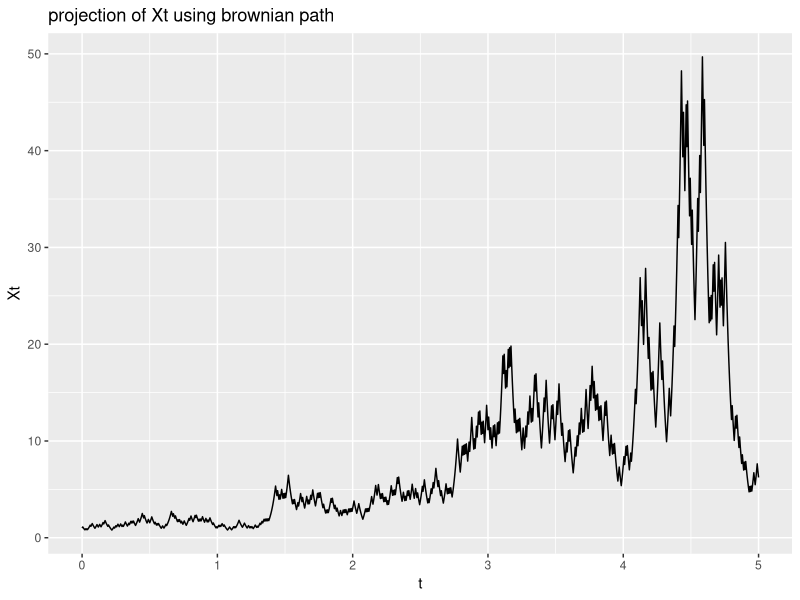
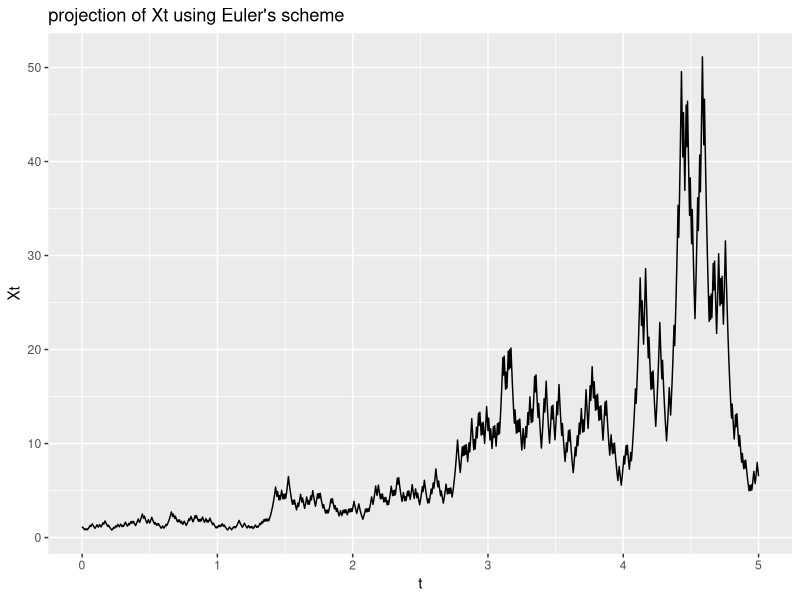

Here is the R script that generated these plots, in order:
## ---- chunk 1
knitr::opts_chunk$set(echo = TRUE)
## ---- chunk 2
library(ggplot2)

Sn <- function(n,T = 5){
  # Create function that produces random walk with step size sqrt(T/n)
  stepsize <- sqrt(T/n)
  Z <- rbinom(n+1,1,0.5)
  Z[Z==1] <- stepsize
  Z[Z==0] <- -stepsize
  B <- rep(0,n+1)
  for ( i in 1:n+1) { 
    B[i] = B[i-1] + Z[i] }
  return(B)
}

# Now plot the process Xn(t) for n = 1000 using a Brownian path
T <- 5
n <- 1000
B <- Sn(n)
t <- seq(0,T,length.out = length(B))
X <- exp(1.5*B+(2-1.5**2/2)*t)
dd1 <- as.data.frame(cbind(t,X))
q1 <- ggplot(data=dd1, aes(x=t)) + 
  geom_line(aes(y=X)) +
  ggtitle("projection of Xt using brownian path")+
  ylab("Xt") + xlab("t") 
q1

# Using the same Brownian with Euler's scheme
E <- rep(1,n+1)
for ( i in 1:n+1) { 
    E[i] = E[i-1] + 1.5*E[i-1]*(B[i]-B[i-1]) + 2*E[i-1]*T/n }
dd2 <- as.data.frame(cbind(t,E))
q2 <- ggplot(data=dd2, aes(x=t)) + 
  geom_line(aes(y=E)) +
  ggtitle("projection of Xt using Euler's scheme")+
  ylab("Xt") + xlab("t") 
q2

